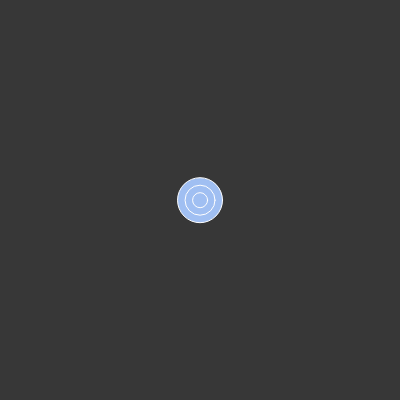
Frame 1 (no input)
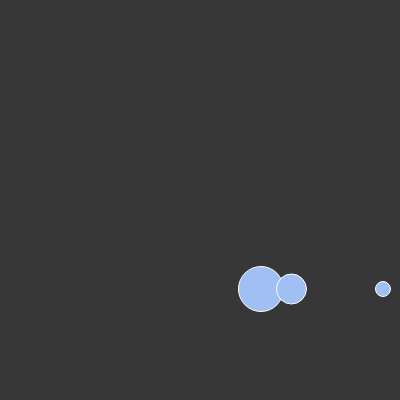
Frame 60 (no input)
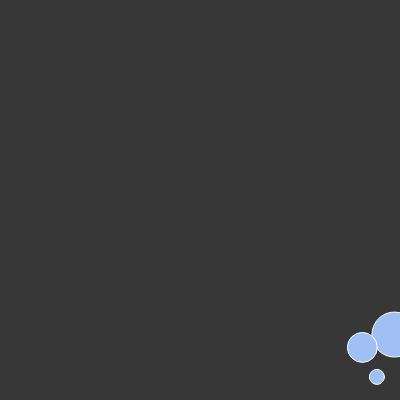
Frame 120 (the mouse pressed at the canvas centre since frame 60)

The p5.js sketch that drew these frames (run headless with seeded random() and noise() and a simulated clock; from frame 60 on, the mouse is pressed at the canvas centre):

// p5.js sketch
// ── sketch.js
let mover;

let temp, base;

function setup() {
  createCanvas(400, 400);
  mover = new Mover(200, 200, 3);
  
  temp = new Mover(200, 200, 2);
  base = new Mover(200, 200, 1);
}

function draw() {
  background(55);
  
  if(mouseIsPressed) {
    mover.drag();
    temp.drag();
    base.drag();
  }
  
  let wind = createVector(0.1, 0);
  mover.applyForce(wind);
  temp.applyForce(wind);
  base.applyForce(wind);
  
  mover.update();
  mover.show();
  
  temp.update();
  temp.show();
  base.update();
  base.show();
}
// ── mover.js
class Mover {
  constructor (x,y, mass) {
    this.pos = createVector(x, y);
    this.mass = mass;
    
    this.gravity = createVector(0, 0.2);
    
    // Instantiate vectors for early read-access.
    this.vel = createVector(0, 0);
    this.acc = createVector(0, 0);

    this.colour = color('#a0bff2');
  }
  
  update() {
    
    this.doGravity();
    
    this.vel.add(this.acc);
    this.pos.add(this.vel);
    
    // Wipe accel so it's not summation of all accels.
    this.acc.mult(0);
    
    this.checkEdges();
  }
  
  applyForce(force) {
    let forceCopy = p5.Vector.div(force, this.mass);
    this.acc.add(forceCopy);
  }
  
  // In the real world, gravity is constant between objects.
  doGravity() {
    // Ag = Fg / m => Ag = C*m/m = C
    let grav = p5.Vector.mult(this.gravity, this.mass);
    this.applyForce(grav);
  }
  
  // Ff = -1 * mu * ||N|| * v(unit)
  /*friction() {
    // Direction.
    let friction = this.vel.copy();
    friction.normalize();
    friction.mult(-1);
    
    // Magnitude.
    let mu = 0.05; // Arbitrary.
    friction.mult(mu);
    // F[normal] = mass*gravity
    friction.mult(this.mass*this.gravity.mag());
    
    this.applyForce(friction);
  }*/
  
  // Fd = -C * ||v||^2 * v(unit)
  // i.e. coefficient * vel^2 * direction
  drag() {
    // Calculate direction.
    let drag = this.vel.copy();
    drag.normalize();
    drag.mult(-1);
    
    // Calculate magnitude.
    let speed = this.vel.mag();
    let c = 0.01; // Arbitrary.
    drag.mult(c * speed * speed);
    
    this.applyForce(drag);
  }
  
  checkEdges() {
    if(this.pos.x > width) {
      this.pos.x = width
      this.vel.x *= -1;
    } if (this.pos.x <= 0) {
      this.vel.x *= -1;
    } if (this.pos.y > height) {
      this.pos.y = height;
      this.vel.y *= -1;
    } if (this.pos.y <= 0) {
      this.vel.y *= -1;
    }
  }
  
  show() {
    strokeWeight(1);
    stroke(255);
    fill(this.colour);
    ellipse(this.pos.x, this.pos.y, 15*this.mass);
  }
}
